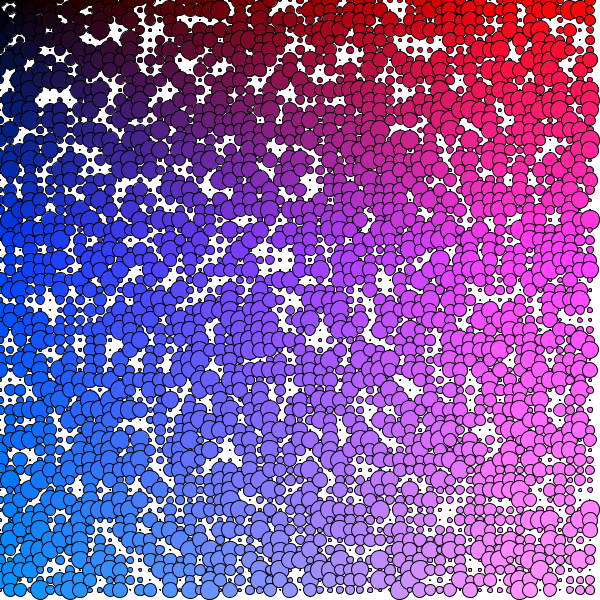
Frame 1 (no input)
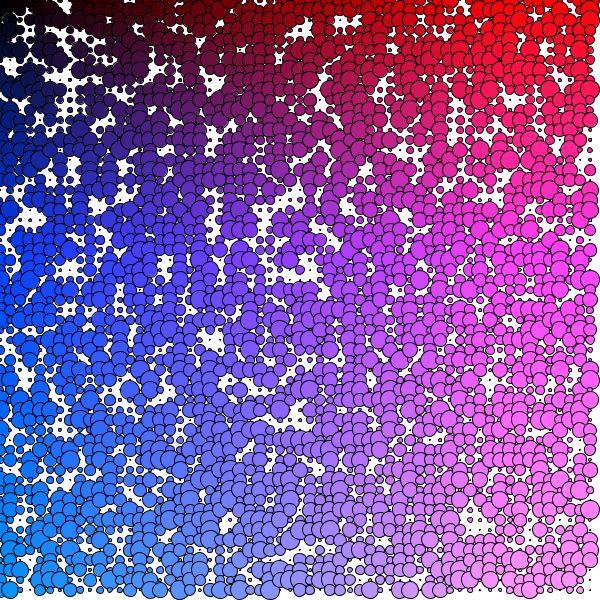
Frame 60 (the mouse pressed at the canvas centre just before this capture)
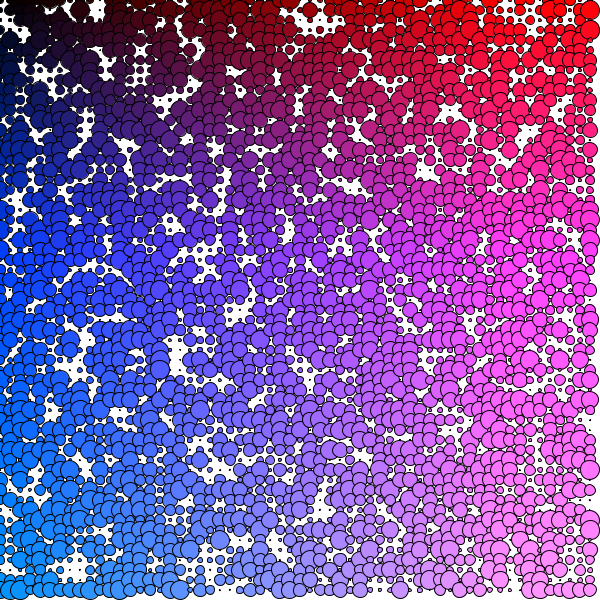
Frame 120 (the mouse held since frame 60 and released just before this capture)

The Processing sketch that drew these frames (run headless with seeded random() and noise(); from frame 60 on, the mouse is pressed at the canvas centre):

// Processing sketch: processing_136777
// ── processing_136777.pde

void setup() {
size(600,600);
}
void draw() {
  background(255);
for(int a = 0; a < width; a=a+10){
for(int b = 0; b < height; b=b+10){
  fill(a/2,b/4,b);
  float tamano = random(20);
  ellipse(a,b,tamano, tamano);
}
}
}
